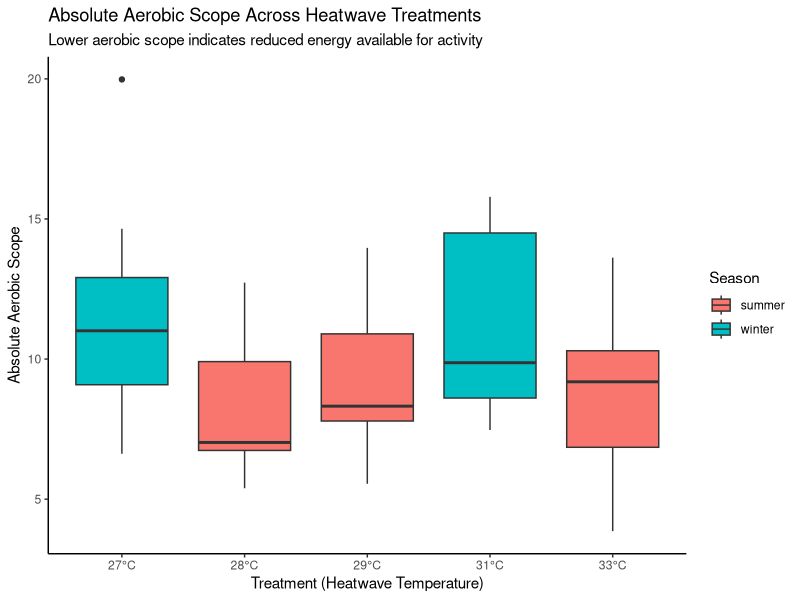
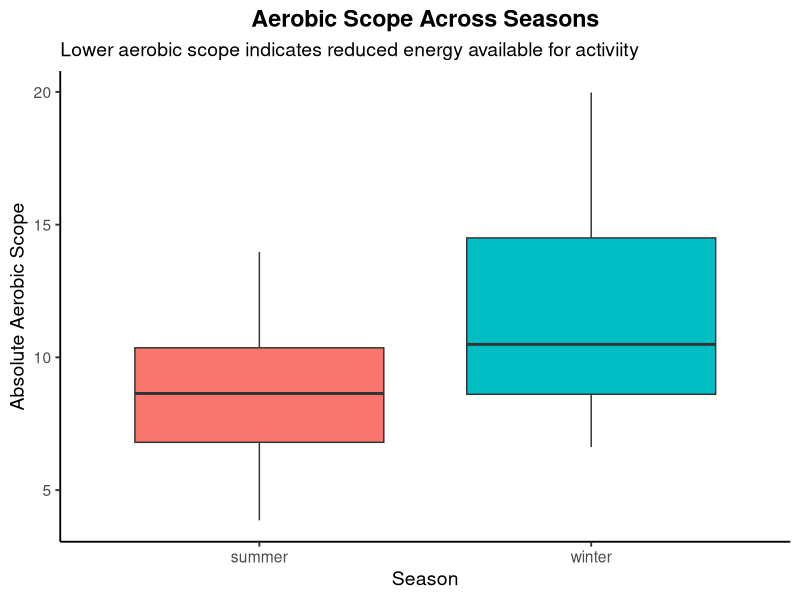
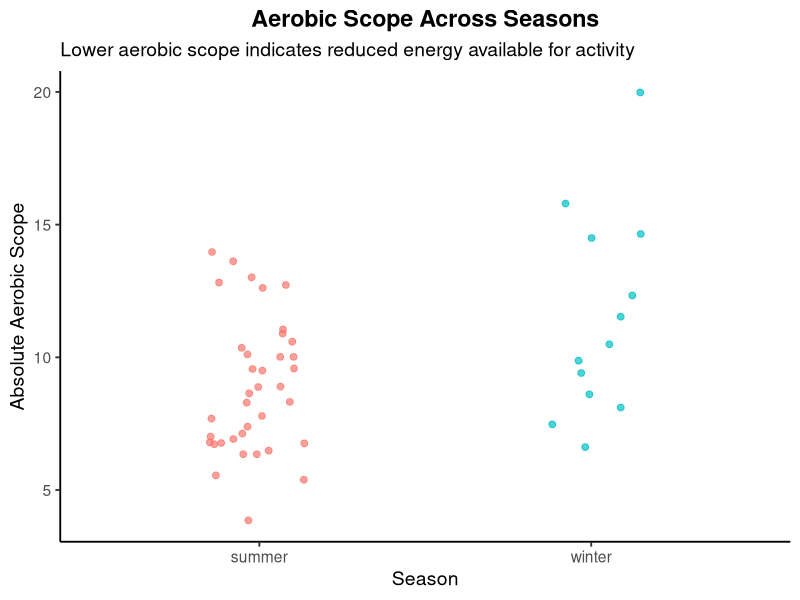
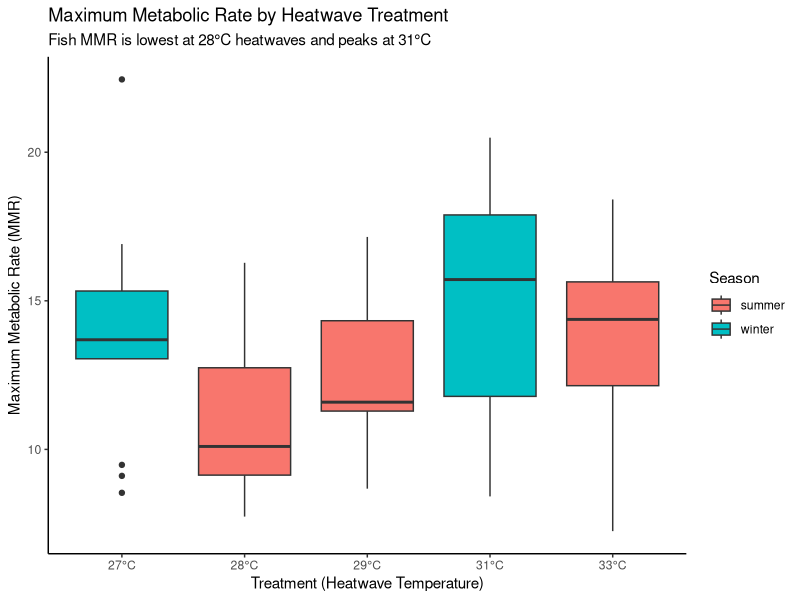
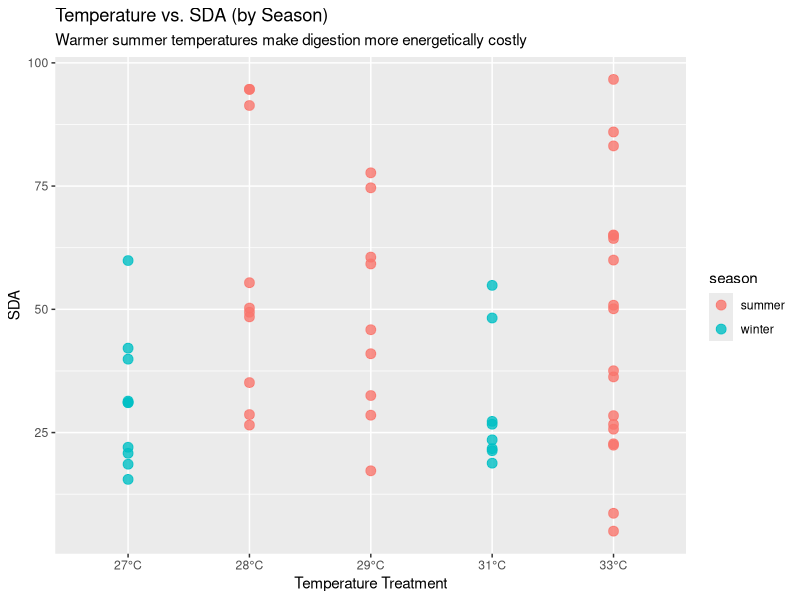
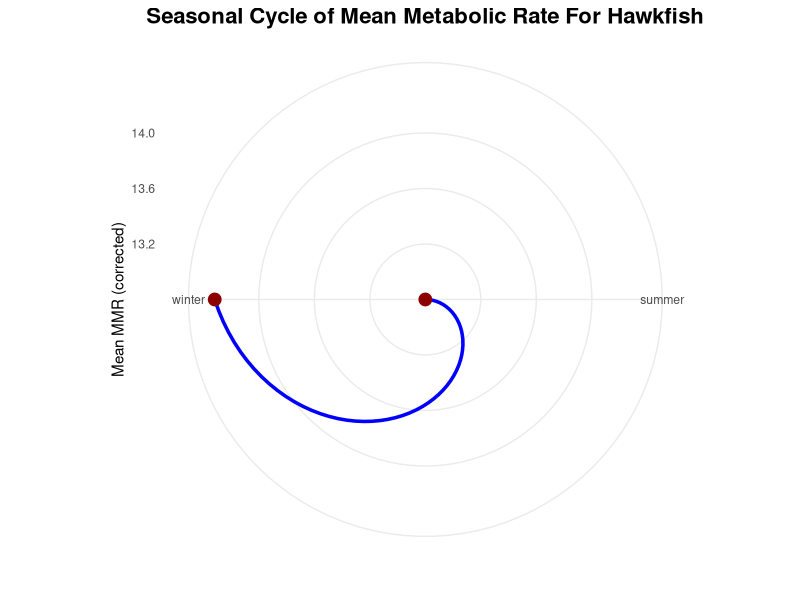
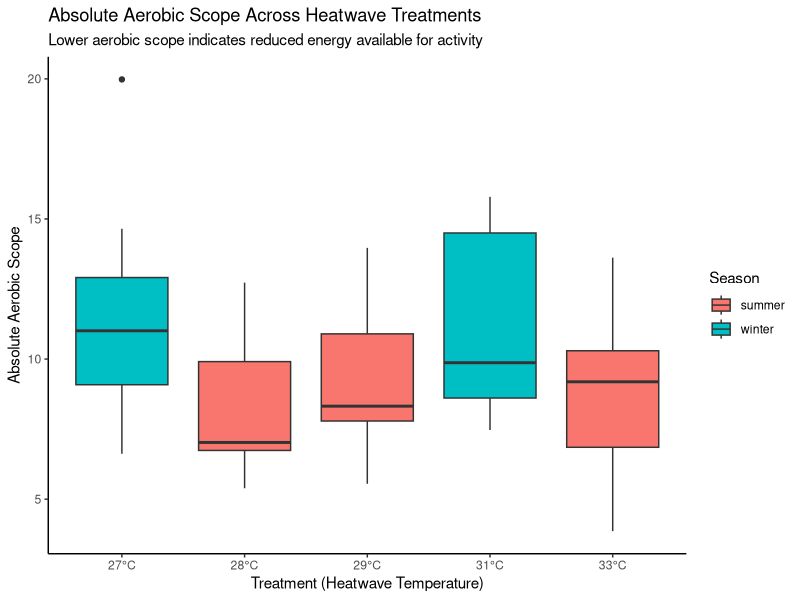

Write the R code that produced these figures, in order.
## ---- chunk 1
library(tidyverse)
library(broom)
library(viridisLite)
library(ggplot2)
## ---- chunk 2
heatwaves_coral_fish <- read_csv("../data/VanWert_etal_2023_hawkfish.csv")
glimpse(heatwaves_coral_fish)
## ---- chunk 3
heatwaves_coral_fish_clean <- heatwaves_coral_fish |>
  rename(wet_mass = bw_g,
         total_length = tl_cm,
         standard_length = sl_cm,
         max_metabolic_rate = mmr_corrected,
         standard_metabolic_rate = smr_low10_all,
         absolute_aerobic_scope = aas_corrected,
         factorial_aerobic_scope = fas,
         SDA_coeff = sda_coeff,
         temp_of_arrhythmia = tarr,
         peak_max_heart_rate = fhmax_peak,
         temp_at_max_heart_rate = tpeak)
## ---- chunk 4

heatwave_vs_mmr <- heatwaves_coral_fish_clean |>
  filter(treatment_new != "wild") |>
  ggplot(aes(x = treatment_new, y = max_metabolic_rate, fill = season)) +
  geom_boxplot(position = position_dodge(width = 0.8)) +
  scale_x_discrete(labels = function(x) paste0(x, "°C")) +
  labs(
    title = "Maximum Metabolic Rate by Heatwave Treatment",
    subtitle = "Fish MMR is lowest at 28°C heatwaves and peaks at 31°C",
    x = "Treatment (Heatwave Temperature)",
    y = "Maximum Metabolic Rate (MMR)",
    fill = "Season"
  ) +
  theme_classic()

# Save the plot
ggsave("fig_mmr_vs_heatwave_boxplot.png", heatwave_vs_mmr, width = 7, height = 5)

## ---- chunk 5

temp_energy_season <- heatwaves_coral_fish_clean |>
  filter(treatment_new != "wild") |>
  ggplot(aes(x = treatment_new, y = SDA_integrated, color = season)) +
  geom_point(alpha = 0.8, size = 3) +
  scale_x_discrete(labels = function(x) ifelse(x == "wild", "wild", paste0(x, "°C"))) +
  labs(
    title = "Temperature vs. SDA (by Season)",
    subtitle = "Warmer summer temperatures make digestion more energetically costly",
    x = "Temperature Treatment",
    y = "SDA"
  )

# Save the plot
ggsave("fig_temp_energy_season_scatterplot.png", temp_energy_season, width = 7, height = 5)
## ---- chunk 6

season_means <- heatwaves_coral_fish_clean |>
  group_by(season) |>
  summarise(mean_mmr = mean(max_metabolic_rate, na.rm = TRUE))


seasonal_cycle <- ggplot(season_means, aes(x = season, y = mean_mmr, group = 1)) +
  geom_line(size = 1.2, color = "blue") +
  geom_point(size = 4, color = "darkred") +
  coord_polar() +
  theme_minimal() +
  labs(
    title = "Seasonal Cycle of Mean Metabolic Rate For Hawkfish",
    x = "",
    y = "Mean MMR (corrected)"
  ) +
  theme(
    plot.title = element_text(size = 16, face = "bold", hjust = 0.5)
   
  )

#save plot
ggsave("fig_polar_plot_metabolic_rate_per_season.png", seasonal_cycle, width = 7, height = 5)


## ---- chunk 7

aerobic_scope_treatment <- heatwaves_coral_fish_clean |>
  filter(treatment_new != "wild") |>
  mutate(treatment_new = factor(treatment_new,
                                levels = c("27", "28", "29", "31", "33"))) |>
  ggplot(aes(x = treatment_new,
             y = absolute_aerobic_scope,
             fill = season)) +
  geom_boxplot(position = position_dodge(width = 0.8)) +
  scale_x_discrete(labels = function(x) paste0(x, "°C")) +
  labs(
    title = "Absolute Aerobic Scope Across Heatwave Treatments",
    subtitle = "Lower aerobic scope indicates reduced energy available for activity",
    x = "Treatment (Heatwave Temperature)",
    y = "Absolute Aerobic Scope",
    fill = "Season"
  ) +
  theme_classic()

aerobic_scope_treatment
# Save the plot
ggsave("fig_aerobic_vs_heatwave_boxplot.png", aerobic_scope_treatment, width = 7, height = 5)

## ---- chunk 8
heatwaves_coral_fish_clean |>
  ggplot(aes(x = season, y = absolute_aerobic_scope, fill = season)) +
  geom_boxplot() +
  labs(
    title = "Aerobic Scope Across Seasons",
    subtitle = "Lower aerobic scope indicates reduced energy available for activiity",
    x = "Season",
    y = "Absolute Aerobic Scope"
  ) +
  theme_classic(base_size = 14) +
  theme(
    legend.position = "none",
    plot.title = element_text(face = "bold", hjust = 0.5)
  )

heatwaves_coral_fish_clean |>
  ggplot(aes(x = season, y = absolute_aerobic_scope, color = season)) +
  geom_jitter(width = 0.15, size = 2, alpha = 0.7) +
  labs(
    title = "Aerobic Scope Across Seasons",
    subtitle = "Lower aerobic scope indicates reduced energy available for activity",
    x = "Season",
    y = "Absolute Aerobic Scope"
  ) +
  theme_classic(base_size = 14) +
  theme(
    legend.position = "none",
    plot.title = element_text(face = "bold", hjust = 0.5)
  )
## ---- chunk 9
